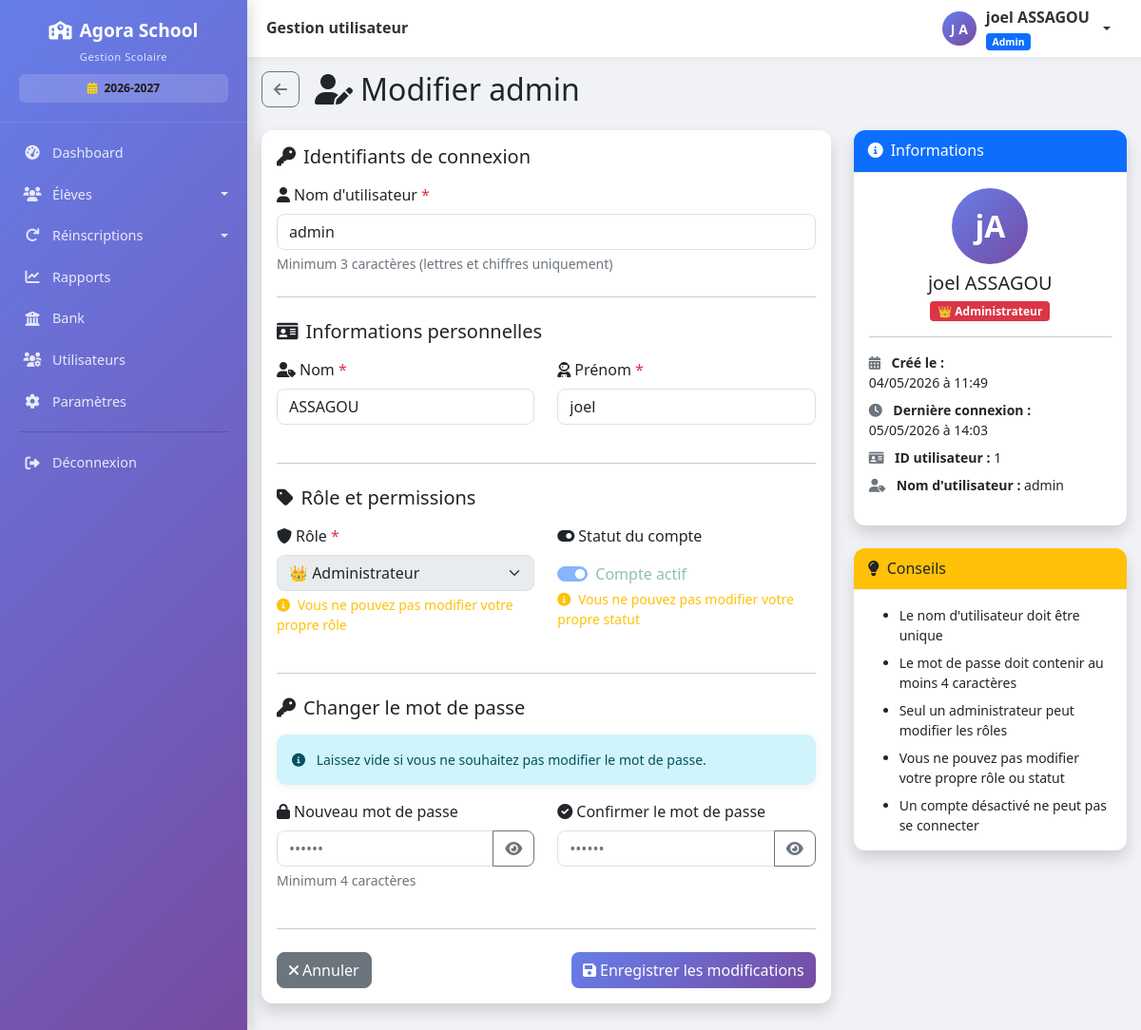
Before: /utilisateurs/1/modifier (signed in) with the older database file.
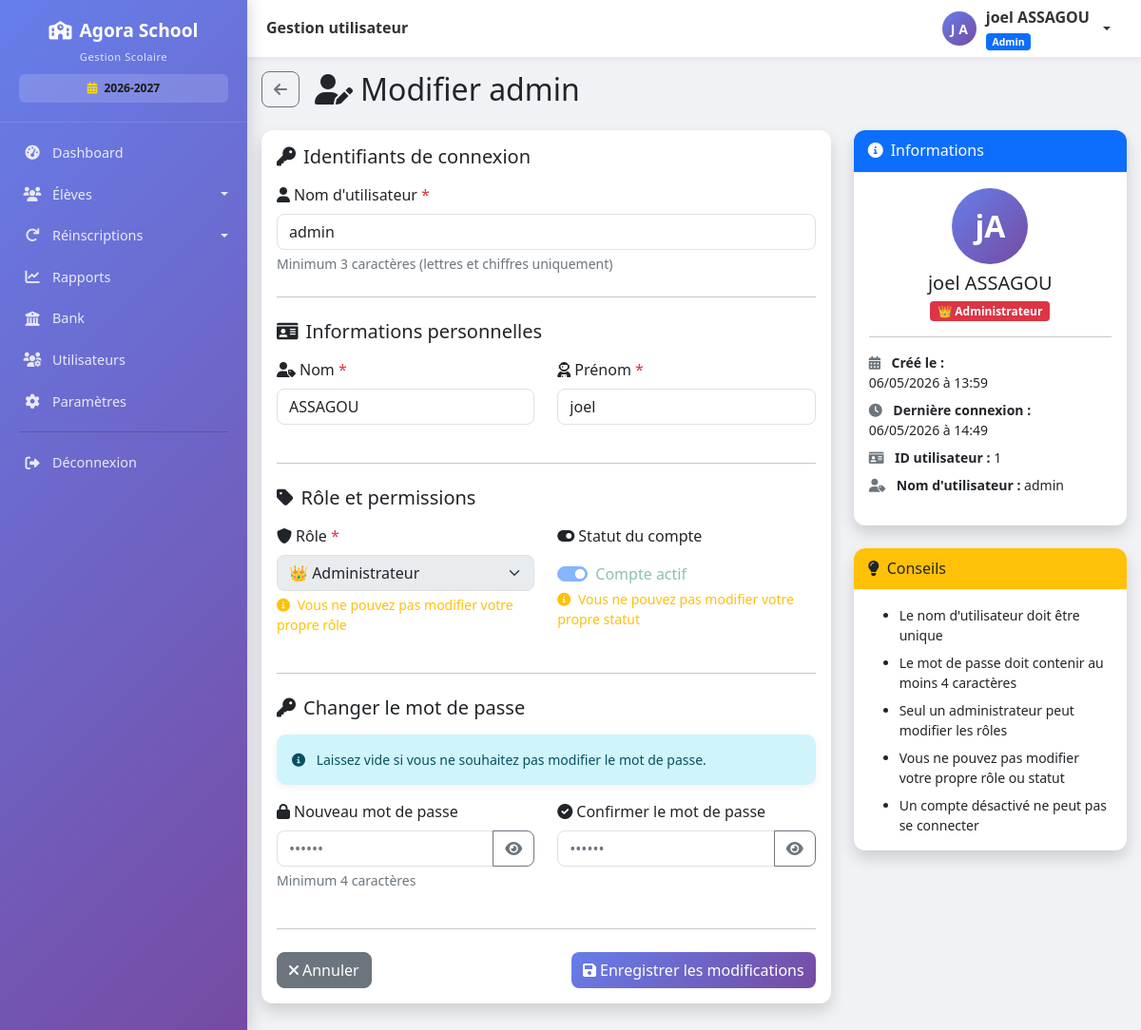
After: the same page with the newer database file.
### models.py (models this page shows, shortened)
class User(UserMixin, db.Model):
    __tablename__ = 'users'
    id = db.Column(db.Integer, primary_key=True)
    username = db.Column(db.String(80), unique=True, nullable=False, index=True)
    password_hash = db.Column(db.String(200), nullable=False)
    nom = db.Column(db.String(100), nullable=False)
    prenom = db.Column(db.String(100), nullable=False)
    role = db.Column(db.String(20), default='user')  # admin, comptable, user
    actif = db.Column(db.Boolean, default=True)
    created_at = db.Column(db.DateTime, default=datetime.utcnow)
    last_login = db.Column(db.DateTime, nullable=True)
    @property
    def nom_complet(self):
        return f"{self.prenom} {self.nom}"

### routes.py (the view, shortened to what this page needs)
@app.route('/utilisateurs/<int:user_id>/modifier', methods=['GET', 'POST'])
@login_required
@admin_required
def modifier_utilisateur(user_id):
    utilisateur = User.query.get_or_404(user_id)
    utilisateurs_admin_count = User.query.filter_by(role='admin', actif=True).count()
    if utilisateur.role == 'admin':
        nb_admins = User.query.filter_by(role='admin').count()
        if nb_admins <= 1 and request.method == 'POST' and request.form.get('role') != 'admin':
            flash('Impossible de retirer les droits du dernier administrateur', 'warning')
            return redirect(url_for('modifier_utilisateur', user_id=user_id))
    return render_template('utilisateurs/modifier.html',
                         utilisateur=utilisateur,
                         utilisateurs_admin_count=utilisateurs_admin_count)  # ← AJOUTÉ

### app.py (called while the page is built)
@app.after_request
def close_db_connection(response):
    try:
        db.session.close()
    except:
        pass
    return response

### routes.py (called while the page is built)
@login_manager.user_loader
def load_user(user_id):
    return User.query.get(int(user_id))

def admin_required(f):
    @wraps(f)
    def decorated_function(*args, **kwargs):
        if not current_user.is_authenticated or current_user.role != 'admin':
            flash('Accès réservé aux administrateurs', 'danger')
            return redirect(url_for('liste_eleves'))
        return f(*args, **kwargs)
    return decorated_function

### templates/utilisateurs/modifier.html (shortened to what the changed rows need)
{% extends "base.html" %}
{% block content %}
<div class="d-flex align-items-center mb-4">
    <a href="{{ url_for('liste_utilisateurs') }}" class="btn btn-outline-secondary me-3">
        <i class="fas fa-arrow-left"></i>
    </a>
    <h2 class="mb-0"><i class="fas fa-user-edit me-2"></i>Modifier {{ utilisateur.username }}</h2>
</div>
<div class="row">
    <div class="col-lg-8">
        <div class="card shadow">
            <div class="card-body">
                <form method="POST" id="userForm">
                    <div class="mb-3">
                        <label for="username" class="form-label">
                            <i class="fas fa-user me-1"></i>Nom d'utilisateur
                            <span class="text-danger">*</span>
                        </label>
                        <input type="text"
                               class="form-control"
                               id="username"
                               name="username"
                               value="{{ utilisateur.username }}"
                               required
                               minlength="3">
                        <div class="form-text">Minimum 3 caractères (lettres et chiffres uniquement)</div>
                    </div>
                    <div class="row">
                        <div class="col-md-6 mb-3">
                            <label for="nom" class="form-label">
                                <i class="fas fa-user-tag me-1"></i>Nom
                                <span class="text-danger">*</span>
                            </label>
                            <input type="text"
                                   class="form-control"
                                   id="nom"
                                   name="nom"
                                   value="{{ utilisateur.nom }}"
                                   required
                                   minlength="2">
                        </div>
                        <div class="col-md-6 mb-3">
                            <label for="prenom" class="form-label">
                                <i class="fas fa-user-astronaut me-1"></i>Prénom
                                <span class="text-danger">*</span>
                            </label>
                            <input type="text"
                                   class="form-control"
                                   id="prenom"
                                   name="prenom"
                                   value="{{ utilisateur.prenom }}"
                                   required
                                   minlength="2">
                        </div>
                    </div>
                    <div class="row">
                        <div class="col-md-6 mb-3">
                            <label for="role" class="form-label">
                                <i class="fas fa-shield-alt me-1"></i>Rôle
                                <span class="text-danger">*</span>
                            </label>
                            <select class="form-select" id="role" name="role" {% if utilisateur.id == current_user.id %}disabled{% endif %}>
                                <option value="admin" {% if utilisateur.role == 'admin' %}selected{% endif %}>
                                    👑 Administrateur
                                </option>
                            </select>
                            {% if utilisateur.id == current_user.id %}
                                <div class="form-text text-warning">
                                    <i class="fas fa-info-circle me-1"></i>
                                    Vous ne pouvez pas modifier votre propre rôle
                                </div>
                            {% endif %}
                        </div>
                        <div class="col-md-6 mb-3">
                            <div class="form-check form-switch mt-2">
                                <input class="form-check-input" type="checkbox" id="actif" name="actif"
                                       {% if utilisateur.actif %}checked{% endif %}
                                       {% if utilisateur.id == current_user.id %}disabled{% endif %}>
                                <label class="form-check-label" for="actif">
                                    <span id="statutLabel" class="{% if utilisateur.actif %}text-success{% else %}text-danger{% endif %}">
                                    </span>
                                </label>
                            </div>
                        </div>
                    </div>
                </form>
            </div>
        </div>
    </div>
    <div class="col-lg-4">
        <div class="card shadow mb-4">
            <div class="card-body">
                <div class="text-center mb-3">
                    <div class="avatar-lg mx-auto mb-2">
                        <span class="avatar-initials">{{ utilisateur.prenom[0] }}{{ utilisateur.nom[0] }}</span>
                    </div>
                    <h5 class="mb-1">{{ utilisateur.nom_complet }}</h5>
                    <span class="badge {% if utilisateur.role == 'admin' %}bg-danger{% elif utilisateur.role == 'comptable' %}bg-warning text-dark{% else %}bg-info{% endif %}">
                        {% if utilisateur.role == 'admin' %}👑 Administrateur
                        {% elif utilisateur.role == 'comptable' %}🧮 Comptable
                        {% else %}👤 Opérateur{% endif %}
                    </span>
                </div>
                <ul class="list-unstyled small">
                    <li class="mb-2">
                        <i class="fas fa-calendar-alt me-2 text-muted"></i>
                        <strong>Créé le :</strong><br>
                        {{ utilisateur.created_at.strftime('%d/%m/%Y à %H:%M') if utilisateur.created_at else 'N/A' }}
                    </li>
                    <li class="mb-2">
                        <i class="fas fa-clock me-2 text-muted"></i>
                        <strong>Dernière connexion :</strong><br>
                        {{ utilisateur.last_login.strftime('%d/%m/%Y à %H:%M') if utilisateur.last_login else 'Jamais' }}
                    </li>
                    <li class="mb-2">
                        <i class="fas fa-id-card me-2 text-muted"></i>
                        <strong>ID utilisateur :</strong> {{ utilisateur.id }}
                    </li>
                    <li>
                        <i class="fas fa-user-tag me-2 text-muted"></i>
                        <strong>Nom d'utilisateur :</strong> {{ utilisateur.username }}
                    </li>
                </ul>
            </div>
        </div>
    </div>
</div>
{% endblock %}

### templates/base.html (shortened to what the changed rows need)
<!DOCTYPE html>
<html lang="fr">
<head>
    <link href="https://cdn.jsdelivr.net/npm/bootstrap@5.1.3/dist/css/bootstrap.min.css" rel="stylesheet">
    <link rel="stylesheet" href="https://cdnjs.cloudflare.com/ajax/libs/font-awesome/6.0.0/css/all.min.css">
    <link href="https://cdn.datatables.net/1.11.5/css/dataTables.bootstrap5.min.css" rel="stylesheet">
</head>
<body>
    <div class="app-layout">
        <main class="main-area">
            {% if current_user.is_authenticated %}
            <header class="topbar">
                <div class="d-flex align-items-center gap-2">
                    <h5>{% block page_title %}Gestion utilisateur{% endblock %}</h5>
                </div>
                <div class="dropdown">
                    <a href="#" class="user-dropdown dropdown-toggle" data-bs-toggle="dropdown" aria-label="Menu utilisateur">
                        <div class="user-avatar">
                            {{ current_user.prenom[0]|upper if current_user.prenom else current_user.username[0]|upper }}
                            {{ current_user.nom[0]|upper if current_user.nom else '' }}
                        </div>
                        <div class="d-none d-md-block text-start">
                            <strong>{{ current_user.nom_complet or current_user.username }}</strong>
                            <div>
                                <span class="badge bg-{{ 'primary' if current_user.role == 'admin' else 'warning' if current_user.role == 'comptable' else 'info' }}"
                                      style="font-size:0.65rem;">
                                    {{ current_user.role|capitalize }}
                                </span>
                            </div>
                        </div>
                    </a>
                </div>
            </header>
            {% endif %}
            <div class="page-content" id="pageContent">
                {% block content %}{% endblock %}
            </div>
        </main>
    </div>
</body>
</html>

Changed rows visible on the page:
changed User "admin": created_at "04/05/2026 à 11:49" → "06/05/2026 à 13:59"; last_login "05/05/2026 à 14:03" → "06/05/2026 à 14:49"
